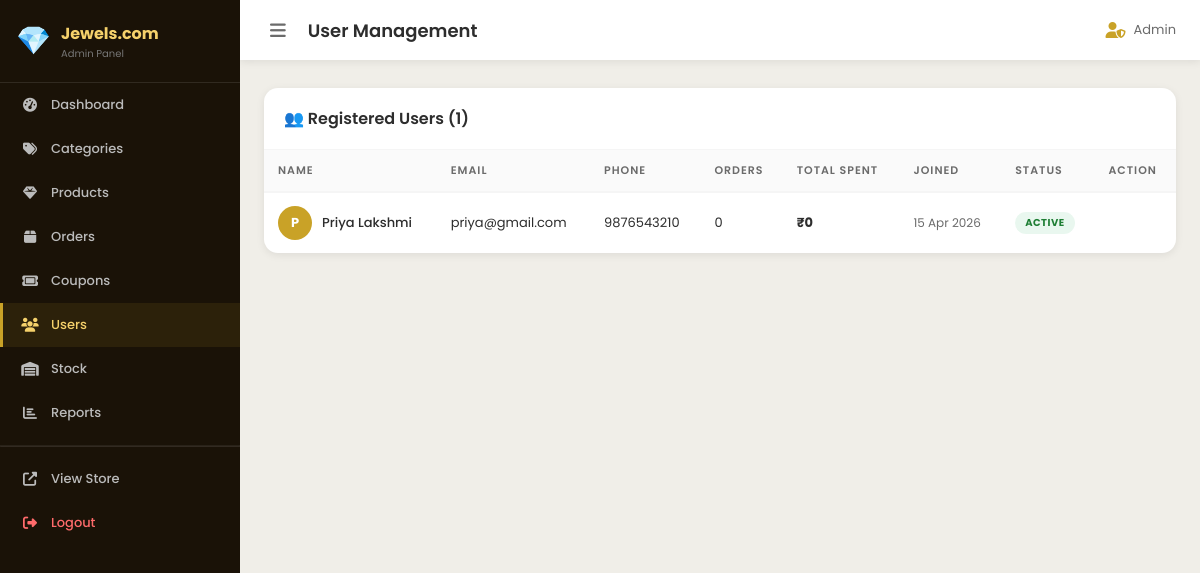
Page /admin/users.php (signed in) on the committed database.
### tables this page shows
CREATE TABLE IF NOT EXISTS users (
  id INT AUTO_INCREMENT PRIMARY KEY,
  name VARCHAR(100) NOT NULL,
  email VARCHAR(150) NOT NULL UNIQUE,
  phone VARCHAR(15),
  password VARCHAR(255) NOT NULL,
  avatar VARCHAR(255) DEFAULT NULL,
  is_active TINYINT(1) DEFAULT 1,
  created_at TIMESTAMP DEFAULT CURRENT_TIMESTAMP
);

### includes/functions.php (called while the page is built, shortened)
<?php
function safeHtml($str) {
    return htmlspecialchars((string)$str, ENT_QUOTES, 'UTF-8');
}

### admin/users.php (the view, shortened to what this page needs)
<?php
require_once '../includes/functions.php';
require_once 'includes/auth.php';
$users = $pdo->query("SELECT u.*, (SELECT COUNT(*) FROM orders WHERE user_id=u.id) as order_count, (SELECT COALESCE(SUM(total),0) FROM orders WHERE user_id=u.id AND status!='cancelled') as total_spent FROM users u ORDER BY u.created_at DESC")->fetchAll();
include 'includes/header.php';
?>
<div class="admin-table-wrap">
  <div class="admin-table-head"><h3>👥 Registered Users (<?= count($users) ?>)</h3></div>
  <table>
    <thead><tr><th>Name</th><th>Email</th><th>Phone</th><th>Orders</th><th>Total Spent</th><th>Joined</th><th>Status</th><th>Action</th></tr></thead>
    <tbody>
      <?php foreach ($users as $u): ?>
      <tr>
        <td>
          <div style="display:flex;align-items:center;gap:10px;">
            <div style="width:34px;height:34px;border-radius:50%;background:var(--gold);display:flex;align-items:center;justify-content:center;color:#fff;font-weight:700;"><?= mb_substr($u['name'],0,1) ?></div>
            <span style="font-weight:500;"><?= safeHtml($u['name']) ?></span>
          </div>
        </td>
        <td><?= safeHtml($u['email']) ?></td>
        <td><?= safeHtml($u['phone'] ?? '—') ?></td>
        <td><?= $u['order_count'] ?></td>
        <td><strong>₹<?= number_format($u['total_spent']) ?></strong></td>
        <td style="font-size:12px;color:var(--gray);"><?= date('d M Y',strtotime($u['created_at'])) ?></td>
        <td><span class="badge <?= $u['is_active']?'badge-green':'badge-red' ?>"><?= $u['is_active']?'Active':'Blocked' ?></span></td>
      </tr>
      <?php endforeach; ?>
    </tbody>
  </table>
</div>
<?php include 'includes/footer.php'; ?>

### css/admin.css (style rules this page uses)
:root { --gold: #C9A227; --gold-light: #F5D16B; --gold-dark: #8B6914; --sidebar-bg: #1A1207; --sidebar-w: 240px; --white: #fff; --gray-light: #F5F5F5; --gray: #6B6B6B; --charcoal: #2D2D2D; --red: #e74c3c; --green: #27AE60; --blue: #2980b9; --shadow-sm: 0 2px 8px rgba(0,0,0,0.08); --shadow-md: 0 8px 24px rgba(0,0,0,0.12); --radius-sm: 8px; --radius-md: 14px; --font: 'Poppins', sans-serif; }
*, *::before, *::after { box-sizing: border-box; margin: 0; padding: 0; }
body { font-family: var(--font); background: #F0EEE8; min-height: 100vh; }
.admin-body { display: flex; }
.admin-table-wrap { background: var(--white); border-radius: var(--radius-md); box-shadow: var(--shadow-sm); overflow: hidden; }
.admin-table-head { padding: 18px 20px; display: flex; align-items: center; justify-content: space-between; flex-wrap: wrap; gap: 10px; border-bottom: 1px solid var(--gray-light); }
.admin-table-head h3 { font-size: 16px; font-weight: 600; color: var(--charcoal); }
table { width: 100%; border-collapse: collapse; }
th { background: #FAFAFA; padding: 12px 14px; font-size: 11px; font-weight: 600; text-align: left; color: var(--gray); text-transform: uppercase; letter-spacing: 1px; border-bottom: 2px solid var(--gray-light); }
td { padding: 13px 14px; font-size: 13px; color: var(--charcoal); border-bottom: 1px solid var(--gray-light); }
tr:last-child td { border-bottom: none; }
.badge { display: inline-block; padding: 3px 10px; border-radius: 50px; font-size: 10px; font-weight: 700; text-transform: uppercase; letter-spacing: 0.5px; }
.badge-green { background: rgba(39,174,96,0.1); color: #1e7e34; }

### rows in the picture
users: name "P", name "Priya Lakshmi", email "priya@gmail.com", phone "9876543210", order_count "0", total_spent "0", created_at "15 Apr 2026", is_active "ACTIVE"

### other values in the picture
$adminTitle "User Management"
safeHtml($_SESSION['admin_name'] ?? 'Admin') "Admin"
count($users) "1"
